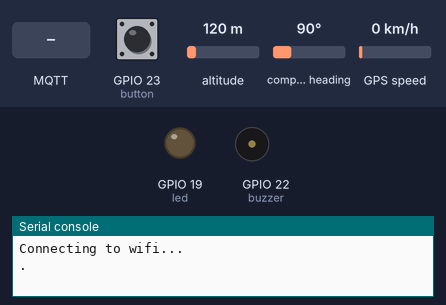
A program run on a simulated ESP32 board running MicroPython. On the bench: output pins drawn as LEDs (lit = HIGH), buzzer (waves = sounding, pin HIGH), the last lines printed to the serial console. Inputs (shaded band) come from the test bench; at power-on: GPIO 23 (button) LOW, altitude 120 m, compass heading 90°, GPS speed 0 km/h. WiFi joins after 1.5 s; the GPS gets a fix after 3 s at 37.7749, -122.4194 with 8 satellites; no MQTT or app messages arrive unless stated; library files of the repository ran but are not shown: micropyGPS.py.

Above: at 1.2 s.
At 3.5 s:
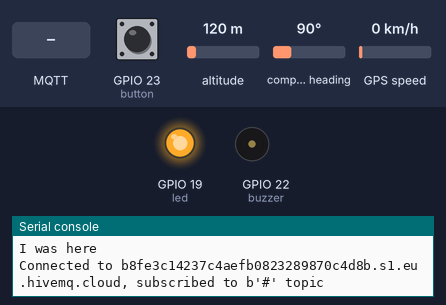
3.6 s: MQTT message "-202" arrives on the first subscribed topic
5.2 s: MQTT message "buzzer" arrives on the first subscribed topic
6.7 s: MQTT message "on" arrives on the first subscribed topic
Timing chart, 0 to 9.7 s (numbered marks = the images above; inputs shaded):
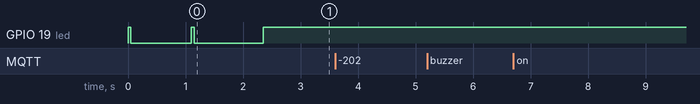

The program:

main.py
```python
###### IMPORT LIB ######
from umqtt.simple import MQTTClient # import MQTTClient class
import network
import time
from machine import Pin, UART
import ssl
from micropyGPS import MicropyGPS
import gc
import machine

gc.collect()
######  INIIT COMPONENT / PIN
led = Pin(19, Pin.OUT)
buzzer = Pin(22, Pin.OUT)
button = Pin(23, Pin.IN)
button.value(0)

###### GPS ######
my_gps = MicropyGPS()
gps_serial = UART(2, baudrate = 9600, tx = 17, rx = 16)

def tracker():
    global Latitude, Longitude, Speed
    Latitude = my_gps.latitude_string()
    Longitude = my_gps.longitude_string()
    Speed = my_gps.speed_string()
    try:
        while gps_serial.any():
            data = gps_serial.read()
            for byte in data:
                stat = my_gps.update(chr(byte))
                # if stat is not None:
                    # Print parsed GPS data
                    # print('UTC Timestamp:', my_gps.timestamp)
                    # print('Date:', my_gps.date_string('long'))
                    # print('Latitude:', Latitude)
                    # print('Longitude:', Longitude)
                    # print('Speed:', Speed)
                    # print('Altitude:', my_gps.altitude)
                    # print('Satellites in use:', my_gps.satellites_in_use)
                    # print('Horizontal Dilution of Precision:', my_gps.hdop)
                    # print()
    except Exception as e:
        print(f"An error occurred: {e}")
    return Latitude, Longitude, Speed

###### Wifi #######
WIFI_SSID = "Abc"
WIFI_PASSWORD = "12345678"
def blink_led():
    led.value(1)
    time.sleep_ms(50)
    led.value(0)
    time.sleep_ms(50)
    return
def ConnectWifi(wifi_ssid, wifi_password):
    wlan = network.WLAN(network.STA_IF)
    wlan.active(True)
    wlan.connect(wifi_ssid, wifi_password)
    print("Connecting to wifi...")
    while not wlan.isconnected():
        blink_led()
        print(".")
        time.sleep(1)
    print("Connected to the Wifi")

###### MQTT #####
MQTT_BROKER_URL ="b8fe3c14237c4aefb0823289870c4d8b.s1.eu.hivemq.cloud"
MQTT_PORT = 8883
MQTT_CLIENT_ID = "ESP32"
MQTT_USER = "VuUwU"
MQTT_PW = "VuUwU@123"
MQTT_KEEP_ALIVE = 360
MQTT_CLEAN_SESSION = True
context = ssl.SSLContext(ssl.PROTOCOL_TLS_CLIENT)
context.verify_mode = ssl.CERT_NONE

# umqtt.simple as MQTT
# (self, client_id, server, port, user, password, keepalive, ssl)
def mqtt_connect():
    global mqtt_client
    print("Connecting to MQTT")
    try:
        print(".")
        mqtt_client = MQTTClient(client_id=MQTT_CLIENT_ID, server=MQTT_BROKER_URL, port=MQTT_PORT,
                                 user=MQTT_USER, password=MQTT_PW, ssl=context)
        mqtt_client.connect(MQTT_CLEAN_SESSION)
    except Exception as e:
        if e == "-202":
            print(f"OSError: {e}")
            print(f"Try connect to wifi")
    print("Connected to HiveMQ Broker")
    return mqtt_client

## Subcribe Topic
Topic = b"#"
led_state = 0
buzzer_state = 0
def sub_cb(topic, msg):
    global led_state, buzzer_state, mqtt_client
    print(f"Recieved msgs: {(topic, msg)}")
    if topic == b"buzzer":
        if msg == b"on":
            buzzer.value(1)
            buzzer_state = 1
            print(f"Location: {Latitude}, {Longitude}, Speed: {Speed}")
            mqtt_client.publish(b"Location", f"{Latitude}, {Longitude}")
            time.sleep_ms(10)
            mqtt_client.publish(b"Speed", Speed)
            time.sleep_ms(10)
            gc.collect()
        elif msg == b"pressed":
            gc.collect()
            buzzer.value(0)
            gc.collect()
            buzzer_state = 0
    return

def main():
    global mqtt_client
#    try:
    ConnectWifi(WIFI_SSID,WIFI_PASSWORD)
    gc.collect()
    mqtt_connect()
    gc.collect()
    mqtt_client.set_callback(sub_cb)
    print("I was here")
#    mqtt_client.connect()
    gc.collect()
    try:
        mqtt_client.subscribe(Topic)
    except Exception as e:
        print(f"OSError:{e}")
    led.value(1)
    print("Connected to %s, subscribed to %s topic" % (MQTT_BROKER_URL, Topic))
#    except Exception as e:
#        print(f"It stops here Error: {e}")
#        gc.collect()
#        machine.reset()
    try:
        while 1:
            tracker()
            mqtt_client.check_msg()
            if button.value() == 1:
                if buzzer_state == 1:
                    print("Button pressed")
                    mqtt_client.publish(b"buzzer",b"pressed")
            time.sleep_ms(200)
    except Exception as e:
        print(f"Error: {e}")
    finally:
        mqtt_client.disconnect()
        print("Disconnected")

main()
```
